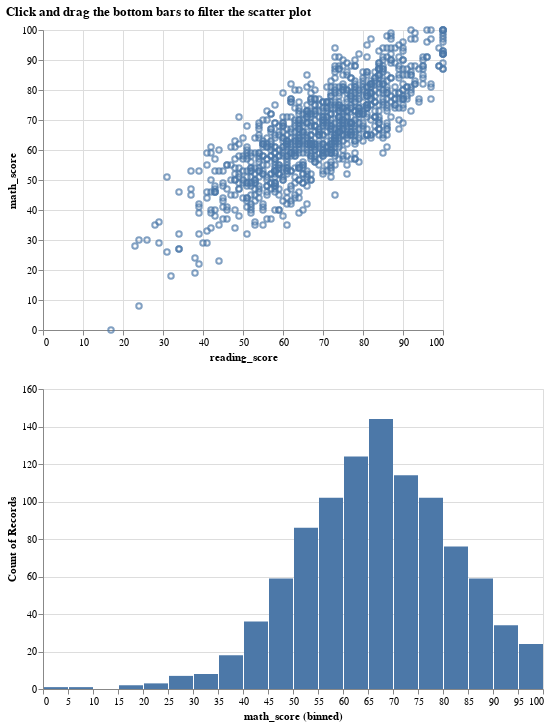

Notebook code for this chart:
### Markdown cell above
## Scatter plot and bar plot

### Code cell
points = (
    alt.Chart(df)
    .mark_point()
    .encode(
        x="reading_score:Q",
        y="math_score:Q",
        tooltip=["gender", "reading_score", "math_score"],
    )
    .transform_filter(brush)
)

bars = (
    alt.Chart(df)
    .mark_bar()
    .encode(alt.X("math_score:Q", bin=alt.Bin(maxbins=30)), y="count(math_score):Q")
    .properties(width=500)
).add_selection(brush)

alt.vconcat(points, bars).properties(
    title="Click and drag the bottom bars to filter the scatter plot"
)

### Figure 1 — Vega-Lite specification as saved in the notebook (floating-point values rounded to 4 significant figures; data arrays with more than 128 entries replaced by an {"elided": "..."} marker saying what was removed)
{"config": {"view": {"continuousWidth": 400, "continuousHeight": 300}}, "vconcat": [{"mark": "point", "encoding": {"tooltip": [{"type": "nominal", "field": "gender"}, {"type": "quantitative", "field": "reading_score"}, {"type": "quantitative", "field": "math_score"}], "x": {"type": "quantitative", "field": "reading_score"}, "y": {"type": "quantitative", "field": "math_score"}}, "transform": [{"filter": {"selection": "selector003"}}]}, {"mark": "bar", "encoding": {"x": {"type": "quantitative", "bin": {"maxbins": 30}, "field": "math_score"}, "y": {"type": "quantitative", "aggregate": "count", "field": "math_score"}}, "selection": {"selector003": {"type": "interval"}}, "width": 500}], "data": {"name": "data-d6c730ac972d41e3e69fe2b27dc7cf70"}, "title": "Click and drag the bottom bars to filter the scatter plot", "$schema": "https://vega.github.io/schema/vega-lite/v4.8.1.json", "datasets": {"data-d6c730ac972d41e3e69fe2b27dc7cf70": {"elided": "1000 records"}}}
